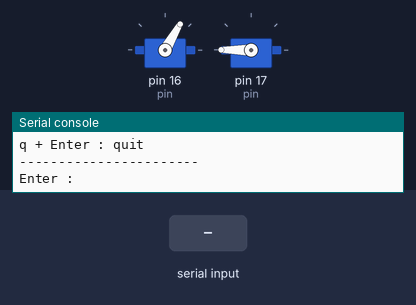
This program was run on a simulated MicroPython board. On the bench: 2 × servo, the last lines printed to the serial console. Inputs (shaded band) come from the test bench. Servo angles are drawn from the pulse width (0.5 ms = 0°, 2.5 ms = 180°).

Above: at 1.2 s.
1.3 s: "c" typed at the serial console, then Enter
At 4.0 s:
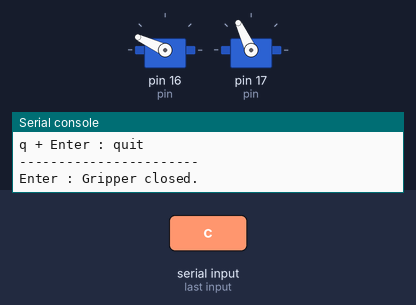
4.3 s: "o" typed at the serial console, then Enter
At 4.77 s:
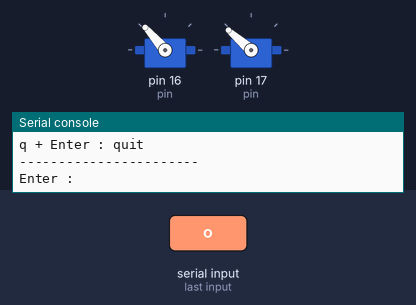
7.3 s: "n" typed at the serial console, then Enter
At 7.79 s:
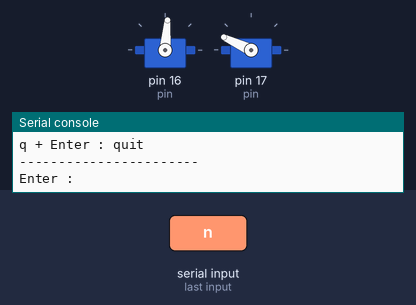
10.3 s: "o" typed at the serial console, then Enter
At 10.78 s:
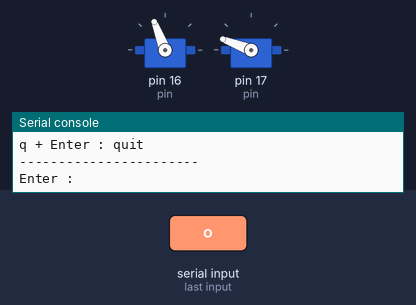
Timing chart, 0 to 13.3 s (numbered marks = the images above; inputs shaded):
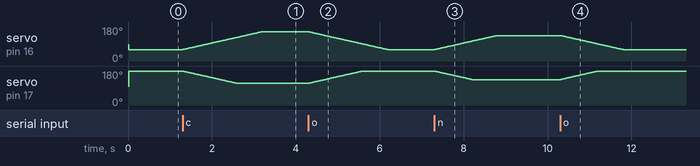

Measured:
- after the input at 1.3 s, servo on pin 16 (pin): moves from 60° to 155° over 1.9 s, starting at once; servo on pin 17 (pin): moves from 180° to 115° over 1.3 s, starting at once
- after the input at 4.3 s, servo on pin 16 (pin): moves from 155° to 60° over 1.9 s, starting at once; servo on pin 17 (pin): moves from 115° to 180° over 1.3 s, starting at once
- after the input at 7.3 s, servo on pin 16 (pin): moves from 60° to 135° over 1.5 s, starting at once; servo on pin 17 (pin): moves from 180° to 135° over 0.88 s, starting at once
- after the input at 10.3 s, servo on pin 16 (pin): moves from 135° to 60° over 1.5 s, starting at once; servo on pin 17 (pin): moves from 135° to 180° over 0.88 s, starting at once

The program:

GripperControl_Tester_manuel.py
```python
from machine import Pin, PWM
from time import ticks_ms, ticks_diff
import sys

try:
    import uselect as select
except ImportError:
    import select


# =====================================================
# Servo Controller
# =====================================================

class ServoController:
    def __init__(self, pin, freq=50, min_us=500, max_us=2500,
                 max_angle=270, neutral_angle=None):

        self.pin = pin
        self.freq = freq
        self.min_us = min_us
        self.max_us = max_us
        self.max_angle = max_angle

        if neutral_angle is None:
            self.neutral_angle = max_angle / 2
        else:
            self.neutral_angle = neutral_angle

        self.current_angle = self.neutral_angle

        self.pwm = PWM(Pin(pin))
        self.pwm.freq(freq)

        self.go_to_angle(self.current_angle)

    def _clamp_angle(self, angle):
        return max(0, min(angle, self.max_angle))

    def _angle_to_duty_ns(self, angle):
        angle = self._clamp_angle(angle)

        pulse_us = self.min_us + (angle / self.max_angle) * (self.max_us - self.min_us)
        return int(pulse_us * 1000)

    def go_to_angle(self, angle):
        angle = self._clamp_angle(angle)
        self.current_angle = angle

        duty_ns = self._angle_to_duty_ns(angle)
        self.pwm.duty_ns(duty_ns)

    def go_to_neutral(self):
        self.go_to_angle(self.neutral_angle)

    def move_by(self, delta):
        self.go_to_angle(self.current_angle + delta)

    def deinit(self):
        self.pwm.deinit()


# =====================================================
# Gripper Controller
# =====================================================

class GripperController:
    def __init__(self, left_servo, right_servo,
                 neutral_angle=135,
                 left_negative_limit=75,
                 left_positive_limit=20,
                 right_negative_limit=20,
                 right_positive_limit=75,
                 step_deg=1,
                 move_interval_ms=20):

        self.left_servo = left_servo
        self.right_servo = right_servo

        self.neutral_angle = neutral_angle

        self.left_min = neutral_angle - left_negative_limit
        self.left_max = neutral_angle + left_positive_limit

        self.right_min = neutral_angle - right_negative_limit
        self.right_max = neutral_angle + right_positive_limit

        self.step_deg = step_deg
        self.move_interval_ms = move_interval_ms
        self.last_move_time = ticks_ms()

        self.mode = "stop"

        # Başlangıçta gripper açık pozisyona gitsin
        self.open_immediate()

    def open_immediate(self):
        self.left_servo.go_to_angle(self.left_min)
        self.right_servo.go_to_angle(self.right_max)
        self.mode = "stop"

    def close_immediate(self):
        self.left_servo.go_to_angle(self.left_max)
        self.right_servo.go_to_angle(self.right_min)
        self.mode = "stop"

    def start_opening(self):
        self.mode = "open"
        print("Opening gripper...")

    def start_closing(self):
        self.mode = "close"
        print("Closing gripper...")

    def start_neutral(self):
        self.mode = "neutral"
        print("Moving to neutral...")

    def stop(self):
        self.mode = "stop"
        print("Stopped. Holding current position.")

    def _move_servo_towards(self, servo, target_angle):
        current = servo.current_angle

        if abs(target_angle - current) <= self.step_deg:
            servo.go_to_angle(target_angle)
            return True

        if target_angle > current:
            servo.move_by(self.step_deg)
        else:
            servo.move_by(-self.step_deg)

        return False

    def update(self):
        now = ticks_ms()

        if ticks_diff(now, self.last_move_time) < self.move_interval_ms:
            return

        self.last_move_time = now

        if self.mode == "open":
            left_done = self._move_servo_towards(self.left_servo, self.left_min)
            right_done = self._move_servo_towards(self.right_servo, self.right_max)

            if left_done and right_done:
                self.mode = "stop"
                print("Gripper opened.")

        elif self.mode == "close":
            left_done = self._move_servo_towards(self.left_servo, self.left_max)
            right_done = self._move_servo_towards(self.right_servo, self.right_min)

            if left_done and right_done:
                self.mode = "stop"
                print("Gripper closed.")

        elif self.mode == "neutral":
            left_done = self._move_servo_towards(self.left_servo, self.neutral_angle)
            right_done = self._move_servo_towards(self.right_servo, self.neutral_angle)

            if left_done and right_done:
                self.mode = "stop"
                print("Moved to neutral.")

        # stop modunda hiçbir şey yapmıyoruz.
        # PWM aktif kaldığı için servolar mevcut pozisyonlarını tutar.

    def deinit(self):
        self.left_servo.deinit()
        self.right_servo.deinit()


# =====================================================
# Helper Function
# =====================================================

def read_command():
    if select.select([sys.stdin], [], [], 0)[0]:
        cmd = sys.stdin.readline().strip().lower()
        return cmd
    return None


# =====================================================
# Object Definitions
# =====================================================

left_servo = ServoController(
    pin=16,
    max_angle=180,
    neutral_angle=85
)

right_servo = ServoController(
    pin=17,
    max_angle=180,
    neutral_angle=100
)

gripper = GripperController(
    left_servo=left_servo,
    right_servo=right_servo,
    neutral_angle=135,
    left_negative_limit=75,
    left_positive_limit=20,
    right_negative_limit=20,
    right_positive_limit=75,
    step_deg=1,
    move_interval_ms=20
)


# =====================================================
# Main
# =====================================================

def print_menu():
    print("-----------------------")
    print("Gripper control started.")
    print("o + Enter : open")
    print("c + Enter : close")
    print("s + Enter : stop / hold")
    print("n + Enter : neutral")
    print("q + Enter : quit")
    print("-----------------------")
    print("Enter : ", end="")


print_menu()

try:
    while True:
        cmd = read_command()

        if cmd is not None:
            if cmd == "o":
                gripper.start_opening()

            elif cmd == "c":
                gripper.start_closing()

            elif cmd == "s":
                gripper.stop()

            elif cmd == "n":
                gripper.start_neutral()

            elif cmd == "q":
                print("\nExiting...")
                break

            else:
                print("Invalid command.")

            print_menu()

        gripper.update()

finally:
    gripper.deinit()
    print("PWM signals disabled.")
```
